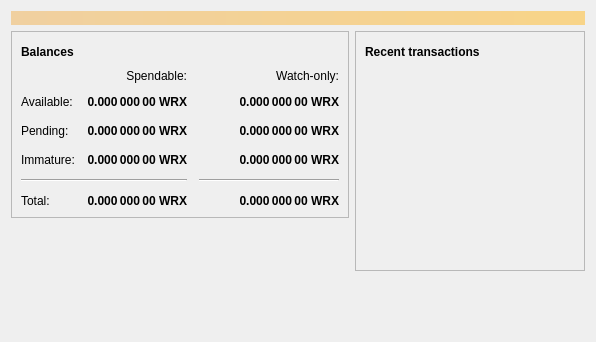
<?xml version="1.0" encoding="UTF-8"?>
<ui version="4.0">
 <class>OverviewPage</class>
 <widget class="QWidget" name="OverviewPage">
  <property name="geometry">
   <rect>
    <x>0</x>
    <y>0</y>
    <width>596</width>
    <height>342</height>
   </rect>
  </property>
  <property name="windowTitle">
   <string>Form</string>
  </property>
  <layout class="QVBoxLayout" name="topLayout">
   <item>
    <widget class="QLabel" name="labelAlerts">
     <property name="visible">
      <bool>false</bool>
     </property>
     <property name="styleSheet">
      <string notr="true">QLabel { background-color: qlineargradient(x1: 0, y1: 0, x2: 1, y2: 0, stop:0 #F0D0A0, stop:1 #F8D488); color:#000000; }</string>
     </property>
     <property name="wordWrap">
      <bool>true</bool>
     </property>
     <property name="margin">
      <number>3</number>
     </property>
     <property name="textInteractionFlags">
      <set>Qt::TextSelectableByMouse</set>
     </property>
    </widget>
   </item>
   <item>
    <layout class="QHBoxLayout" name="horizontalLayout" stretch="1,1">
     <item>
      <layout class="QVBoxLayout" name="verticalLayout_2">
       <item>
        <widget class="QFrame" name="frame">
         <property name="frameShape">
          <enum>QFrame::StyledPanel</enum>
         </property>
         <property name="frameShadow">
          <enum>QFrame::Raised</enum>
         </property>
         <layout class="QVBoxLayout" name="verticalLayout_4">
          <item>
           <layout class="QHBoxLayout" name="horizontalLayout_4">
            <item>
             <widget class="QLabel" name="label_5">
              <property name="font">
               <font>
                <weight>75</weight>
                <bold>true</bold>
               </font>
              </property>
              <property name="text">
               <string>Balances</string>
              </property>
             </widget>
            </item>
            <item>
             <widget class="QPushButton" name="labelWalletStatus">
              <property name="enabled">
               <bool>true</bool>
              </property>
              <property name="maximumSize">
               <size>
                <width>30</width>
                <height>16777215</height>
               </size>
              </property>
              <property name="toolTip">
               <string>The displayed information may be out of date. Your wallet automatically synchronizes with the Winstarrxcoin network after a connection is established, but this process has not completed yet.</string>
              </property>
              <property name="text">
               <string/>
              </property>
              <property name="icon">
               <iconset resource="../bitcoin.qrc">
                <normaloff>:/icons/warning</normaloff>
                <disabledoff>:/icons/warning</disabledoff>:/icons/warning</iconset>
              </property>
              <property name="iconSize">
               <size>
                <width>24</width>
                <height>24</height>
               </size>
              </property>
              <property name="flat">
               <bool>true</bool>
              </property>
             </widget>
            </item>
            <item>
             <spacer name="horizontalSpacer_3">
              <property name="orientation">
               <enum>Qt::Horizontal</enum>
              </property>
              <property name="sizeHint" stdset="0">
               <size>
                <width>40</width>
                <height>20</height>
               </size>
              </property>
             </spacer>
            </item>
           </layout>
          </item>
          <item>
           <layout class="QGridLayout" name="gridLayout">
            <property name="spacing">
             <number>12</number>
            </property>
            <item row="2" column="2">
             <widget class="QLabel" name="labelWatchPending">
              <property name="font">
               <font>
                <weight>75</weight>
                <bold>true</bold>
               </font>
              </property>
              <property name="cursor">
               <cursorShape>IBeamCursor</cursorShape>
              </property>
              <property name="toolTip">
               <string>Unconfirmed transactions to watch-only addresses</string>
              </property>
              <property name="text">
               <string notr="true">0.000 000 00 WRX</string>
              </property>
              <property name="alignment">
               <set>Qt::AlignRight|Qt::AlignTrailing|Qt::AlignVCenter</set>
              </property>
              <property name="textInteractionFlags">
               <set>Qt::LinksAccessibleByMouse|Qt::TextSelectableByKeyboard|Qt::TextSelectableByMouse</set>
              </property>
             </widget>
            </item>
            <item row="2" column="1">
             <widget class="QLabel" name="labelUnconfirmed">
              <property name="font">
               <font>
                <weight>75</weight>
                <bold>true</bold>
               </font>
              </property>
              <property name="cursor">
               <cursorShape>IBeamCursor</cursorShape>
              </property>
              <property name="toolTip">
               <string>Total of transactions that have yet to be confirmed, and do not yet count toward the spendable balance</string>
              </property>
              <property name="text">
               <string notr="true">0.000 000 00 WRX</string>
              </property>
              <property name="alignment">
               <set>Qt::AlignRight|Qt::AlignTrailing|Qt::AlignVCenter</set>
              </property>
              <property name="textInteractionFlags">
               <set>Qt::LinksAccessibleByMouse|Qt::TextSelectableByKeyboard|Qt::TextSelectableByMouse</set>
              </property>
             </widget>
            </item>
            <item row="3" column="2">
             <widget class="QLabel" name="labelWatchImmature">
              <property name="font">
               <font>
                <weight>75</weight>
                <bold>true</bold>
               </font>
              </property>
              <property name="cursor">
               <cursorShape>IBeamCursor</cursorShape>
              </property>
              <property name="toolTip">
               <string>Mined balance in watch-only addresses that has not yet matured</string>
              </property>
              <property name="text">
               <string notr="true">0.000 000 00 WRX</string>
              </property>
              <property name="alignment">
               <set>Qt::AlignRight|Qt::AlignTrailing|Qt::AlignVCenter</set>
              </property>
              <property name="textInteractionFlags">
               <set>Qt::LinksAccessibleByMouse|Qt::TextSelectableByKeyboard|Qt::TextSelectableByMouse</set>
              </property>
             </widget>
            </item>
            <item row="4" column="0" colspan="2">
             <widget class="Line" name="line">
              <property name="orientation">
               <enum>Qt::Horizontal</enum>
              </property>
             </widget>
            </item>
            <item row="4" column="2">
             <widget class="Line" name="lineWatchBalance">
              <property name="sizePolicy">
               <sizepolicy hsizetype="Preferred" vsizetype="Fixed">
                <horstretch>0</horstretch>
                <verstretch>0</verstretch>
               </sizepolicy>
              </property>
              <property name="minimumSize">
               <size>
                <width>140</width>
                <height>0</height>
               </size>
              </property>
              <property name="orientation">
               <enum>Qt::Horizontal</enum>
              </property>
             </widget>
            </item>
            <item row="5" column="0">
             <widget class="QLabel" name="labelTotalText">
              <property name="text">
               <string>Total:</string>
              </property>
             </widget>
            </item>
            <item row="3" column="1">
             <widget class="QLabel" name="labelImmature">
              <property name="font">
               <font>
                <weight>75</weight>
                <bold>true</bold>
               </font>
              </property>
              <property name="cursor">
               <cursorShape>IBeamCursor</cursorShape>
              </property>
              <property name="toolTip">
               <string>Mined balance that has not yet matured</string>
              </property>
              <property name="text">
               <string notr="true">0.000 000 00 WRX</string>
              </property>
              <property name="alignment">
               <set>Qt::AlignRight|Qt::AlignTrailing|Qt::AlignVCenter</set>
              </property>
              <property name="textInteractionFlags">
               <set>Qt::LinksAccessibleByMouse|Qt::TextSelectableByKeyboard|Qt::TextSelectableByMouse</set>
              </property>
             </widget>
            </item>
            <item row="2" column="3">
             <spacer name="horizontalSpacer_2">
              <property name="orientation">
               <enum>Qt::Horizontal</enum>
              </property>
              <property name="sizeHint" stdset="0">
               <size>
                <width>40</width>
                <height>20</height>
               </size>
              </property>
             </spacer>
            </item>
            <item row="3" column="0">
             <widget class="QLabel" name="labelImmatureText">
              <property name="text">
               <string>Immature:</string>
              </property>
             </widget>
            </item>
            <item row="5" column="1">
             <widget class="QLabel" name="labelTotal">
              <property name="font">
               <font>
                <weight>75</weight>
                <bold>true</bold>
               </font>
              </property>
              <property name="cursor">
               <cursorShape>IBeamCursor</cursorShape>
              </property>
              <property name="toolTip">
               <string>Your current total balance</string>
              </property>
              <property name="text">
               <string notr="true">0.000 000 00 WRX</string>
              </property>
              <property name="alignment">
               <set>Qt::AlignRight|Qt::AlignTrailing|Qt::AlignVCenter</set>
              </property>
              <property name="textInteractionFlags">
               <set>Qt::LinksAccessibleByMouse|Qt::TextSelectableByKeyboard|Qt::TextSelectableByMouse</set>
              </property>
             </widget>
            </item>
            <item row="5" column="2">
             <widget class="QLabel" name="labelWatchTotal">
              <property name="font">
               <font>
                <weight>75</weight>
                <bold>true</bold>
               </font>
              </property>
              <property name="cursor">
               <cursorShape>IBeamCursor</cursorShape>
              </property>
              <property name="toolTip">
               <string>Current total balance in watch-only addresses</string>
              </property>
              <property name="text">
               <string notr="true">0.000 000 00 WRX</string>
              </property>
              <property name="alignment">
               <set>Qt::AlignRight|Qt::AlignTrailing|Qt::AlignVCenter</set>
              </property>
              <property name="textInteractionFlags">
               <set>Qt::LinksAccessibleByMouse|Qt::TextSelectableByKeyboard|Qt::TextSelectableByMouse</set>
              </property>
             </widget>
            </item>
            <item row="0" column="2">
             <widget class="QLabel" name="labelWatchonly">
              <property name="text">
               <string>Watch-only:</string>
              </property>
              <property name="alignment">
               <set>Qt::AlignRight|Qt::AlignTrailing|Qt::AlignVCenter</set>
              </property>
             </widget>
            </item>
            <item row="1" column="0">
             <widget class="QLabel" name="labelBalanceText">
              <property name="text">
               <string>Available:</string>
              </property>
             </widget>
            </item>
            <item row="1" column="1">
             <widget class="QLabel" name="labelBalance">
              <property name="font">
               <font>
                <weight>75</weight>
                <bold>true</bold>
               </font>
              </property>
              <property name="cursor">
               <cursorShape>IBeamCursor</cursorShape>
              </property>
              <property name="toolTip">
               <string>Your current spendable balance</string>
              </property>
              <property name="text">
               <string notr="true">0.000 000 00 WRX</string>
              </property>
              <property name="alignment">
               <set>Qt::AlignRight|Qt::AlignTrailing|Qt::AlignVCenter</set>
              </property>
              <property name="textInteractionFlags">
               <set>Qt::LinksAccessibleByMouse|Qt::TextSelectableByKeyboard|Qt::TextSelectableByMouse</set>
              </property>
             </widget>
            </item>
            <item row="1" column="2">
             <widget class="QLabel" name="labelWatchAvailable">
              <property name="font">
               <font>
                <weight>75</weight>
                <bold>true</bold>
               </font>
              </property>
              <property name="cursor">
               <cursorShape>IBeamCursor</cursorShape>
              </property>
              <property name="toolTip">
               <string>Your current balance in watch-only addresses</string>
              </property>
              <property name="text">
               <string notr="true">0.000 000 00 WRX</string>
              </property>
              <property name="alignment">
               <set>Qt::AlignRight|Qt::AlignTrailing|Qt::AlignVCenter</set>
              </property>
              <property name="textInteractionFlags">
               <set>Qt::LinksAccessibleByMouse|Qt::TextSelectableByKeyboard|Qt::TextSelectableByMouse</set>
              </property>
             </widget>
            </item>
            <item row="2" column="0">
             <widget class="QLabel" name="labelPendingText">
              <property name="text">
               <string>Pending:</string>
              </property>
             </widget>
            </item>
            <item row="0" column="1">
             <widget class="QLabel" name="labelSpendable">
              <property name="text">
               <string>Spendable:</string>
              </property>
              <property name="alignment">
               <set>Qt::AlignRight|Qt::AlignTrailing|Qt::AlignVCenter</set>
              </property>
             </widget>
            </item>
           </layout>
          </item>
         </layout>
        </widget>
       </item>
       <item>
        <spacer name="verticalSpacer">
         <property name="orientation">
          <enum>Qt::Vertical</enum>
         </property>
         <property name="sizeHint" stdset="0">
          <size>
           <width>20</width>
           <height>40</height>
          </size>
         </property>
        </spacer>
       </item>
      </layout>
     </item>
     <item>
      <layout class="QVBoxLayout" name="verticalLayout_3">
       <item>
        <widget class="QFrame" name="frame_2">
         <property name="frameShape">
          <enum>QFrame::StyledPanel</enum>
         </property>
         <property name="frameShadow">
          <enum>QFrame::Raised</enum>
         </property>
         <layout class="QVBoxLayout" name="verticalLayout">
          <item>
           <layout class="QHBoxLayout" name="horizontalLayout_2">
            <item>
             <widget class="QLabel" name="label_4">
              <property name="font">
               <font>
                <weight>75</weight>
                <bold>true</bold>
               </font>
              </property>
              <property name="text">
               <string>Recent transactions</string>
              </property>
             </widget>
            </item>
            <item>
             <widget class="QPushButton" name="labelTransactionsStatus">
              <property name="enabled">
               <bool>true</bool>
              </property>
              <property name="maximumSize">
               <size>
                <width>30</width>
                <height>16777215</height>
               </size>
              </property>
              <property name="toolTip">
               <string>The displayed information may be out of date. Your wallet automatically synchronizes with the Winstarrxcoin network after a connection is established, but this process has not completed yet.</string>
              </property>
              <property name="text">
               <string/>
              </property>
              <property name="icon">
               <iconset resource="../bitcoin.qrc">
                <normaloff>:/icons/warning</normaloff>
                <disabledoff>:/icons/warning</disabledoff>:/icons/warning</iconset>
              </property>
              <property name="iconSize">
               <size>
                <width>24</width>
                <height>24</height>
               </size>
              </property>
              <property name="flat">
               <bool>true</bool>
              </property>
             </widget>
            </item>
            <item>
             <spacer name="horizontalSpacer">
              <property name="orientation">
               <enum>Qt::Horizontal</enum>
              </property>
              <property name="sizeHint" stdset="0">
               <size>
                <width>40</width>
                <height>20</height>
               </size>
              </property>
             </spacer>
            </item>
           </layout>
          </item>
          <item>
           <widget class="QListView" name="listTransactions">
            <property name="styleSheet">
             <string notr="true">QListView { background: transparent; }</string>
            </property>
            <property name="frameShape">
             <enum>QFrame::NoFrame</enum>
            </property>
            <property name="verticalScrollBarPolicy">
             <enum>Qt::ScrollBarAlwaysOff</enum>
            </property>
            <property name="horizontalScrollBarPolicy">
             <enum>Qt::ScrollBarAlwaysOff</enum>
            </property>
            <property name="selectionMode">
             <enum>QAbstractItemView::NoSelection</enum>
            </property>
           </widget>
          </item>
         </layout>
        </widget>
       </item>
       <item>
        <spacer name="verticalSpacer_2">
         <property name="orientation">
          <enum>Qt::Vertical</enum>
         </property>
         <property name="sizeHint" stdset="0">
          <size>
           <width>20</width>
           <height>40</height>
          </size>
         </property>
        </spacer>
       </item>
      </layout>
     </item>
    </layout>
   </item>
  </layout>
 </widget>
 <resources/>
 <connections/>
</ui>
